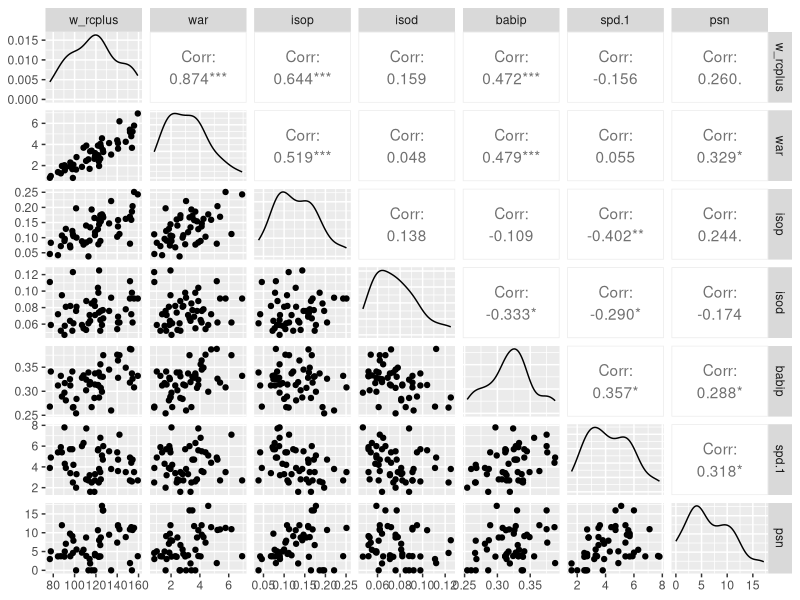
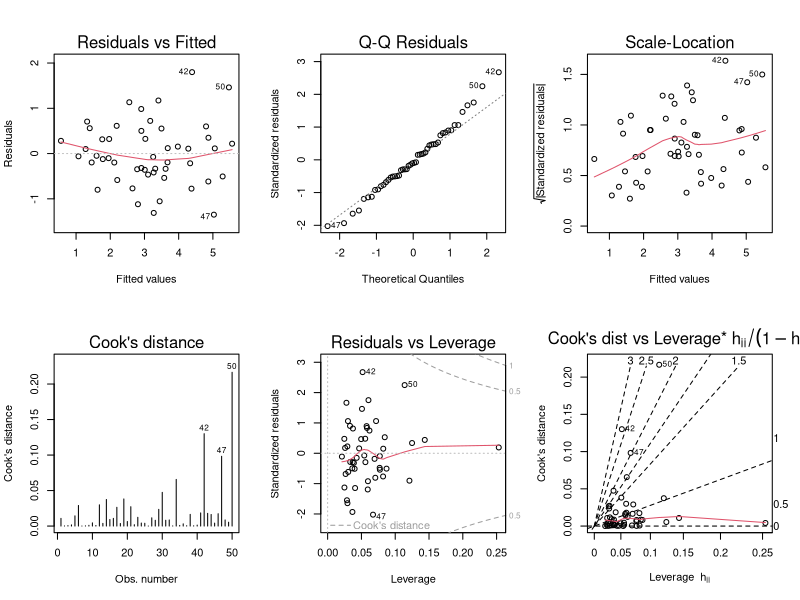
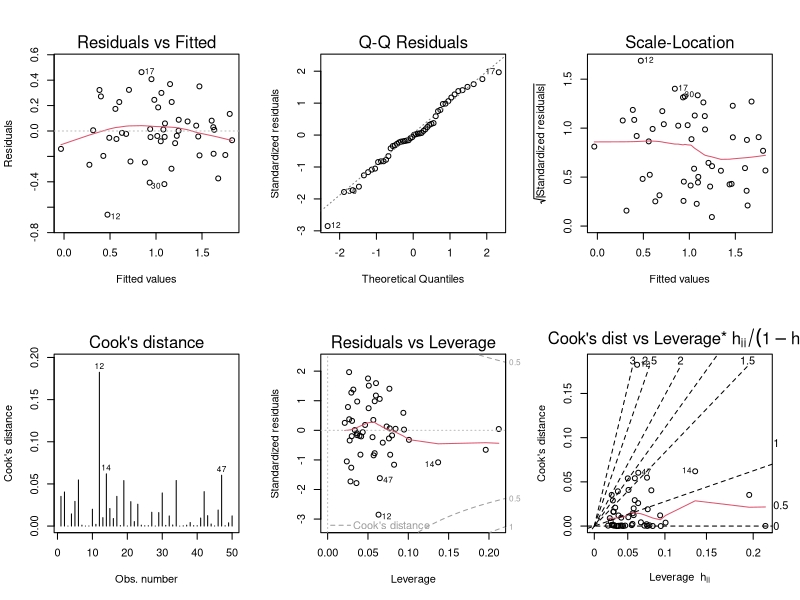

Reproduce these figures in R, in order. (Note: this script raises an error after producing the figures.)
#packages required
install.packages('car')
install.packages('ggplot2')
install.packages('GGally')
install.packages('lmtest')

library(car)
library(ggplot2)
library(GGally)
library(lmtest)

#working directory
setwd('C:\\Users\\Finance_Analytics\\WARAnalysis')
setwd('C:\\Users\\esteb\\Documents\\GitHub\\WARAnalysis-KBO2023\\WARAnalysis_Cleaned_v0.2')
Dataset_WARAnalysis_v0.1 <- read.csv('Dataset_WARAnalysis_v0.1.csv')

#prototype models

#model 0.1 series

LM_Prototype_WARAnalysis_v0.1.1 <- lm(war~batting_average+on_base_percentage+slugging_percentage, data=Dataset_WARAnalysis_v0.1)
summary(LM_Prototype_WARAnalysis_v0.1.1)
vif(LM_Prototype_WARAnalysis_v0.1.1)
saveRDS(LM_Prototype_WARAnalysis_v0.1.1, file='C:\\Users\\Finance_Analytics\\WARAnalysis\\LM_Prototype_WARAnalysis_v0.1.1.rds')
#insignificant because of batting_average

LM_Prototype_WARAnalysis_v0.1.2 <- lm(war~hr_ratio+bb_ratio+isop+isod+babip+spd+psn+w_oba+w_rc_27o_pf+w_raa_pf, data=Dataset_WARAnalysis_v0.1)
summary(LM_Prototype_WARAnalysis_v0.1.2)
vif(LM_Prototype_WARAnalysis_v0.1.2)
saveRDS(LM_Prototype_WARAnalysis_v0.1.2, file='C:\\Users\\Finance_Analytics\\WARAnalysis\\LM_Prototype_WARAnalysis_v0.1.2.rds')
#insignificant

LM_Prototype_WARAnalysis_v0.1.3 <- lm(war~isop+isod+babip+spd+psn+w_rcplus, data=Dataset_WARAnalysis_v0.1)
summary(LM_Prototype_WARAnalysis_v0.1.3)
vif(LM_Prototype_WARAnalysis_v0.1.3)
ggpairs(Dataset_WARAnalysis_v0.1, c(29,30,36,37,38,39,40))
saveRDS(LM_Prototype_WARAnalysis_v0.1.3, file='C:\\Users\\Finance_Analytics\\WARAnalysis\\LM_Prototype_WARAnalysis_v0.1.3.rds')
#insignificant

LM_Prototype_WARAnalysis_v0.1.4 <- lm(war~w_oba_pf+isop+isod+babip, data=Dataset_WARAnalysis_v0.1)
summary(LM_Prototype_WARAnalysis_v0.1.4)
vif(LM_Prototype_WARAnalysis_v0.1.4)
saveRDS(LM_Prototype_WARAnalysis_v0.1.4, file='C:\\Users\\Finance_Analytics\\WARAnalysis\\LM_Prototype_WARAnalysis_v0.1.4.rds')
#insignificant

LM_Prototype_WARAnalysis_v0.1.5 <- lm(war~on_base_percentage+slugging_percentage, data=Dataset_WARAnalysis_v0.1)
summary(LM_Prototype_WARAnalysis_v0.1.5)
vif(LM_Prototype_WARAnalysis_v0.1.5)
par(mfrow=c(2,3))
plot(LM_Prototype_WARAnalysis_v0.1.5, which=c(1:6))
saveRDS(LM_Prototype_WARAnalysis_v0.1.5, file='C:\\Users\\Finance_Analytics\\WARAnalysis\\LM_Prototype_WARAnalysis_v0.1.5.rds')
#significant


#cleaned dataset 0.1 
Dataset_Cleaned_WARAnalysis_v0.1 <- read.csv('Dataset_Cleaned_WARAnalysis_v0.1.csv')
LM_Cleaned_WARAnalysis_v0.1.1 <- lm(ln_war~ln_on_base_percentage+ln_slugging_percentage, data=Dataset_Cleaned_WARAnalysis_v0.1)
summary(LM_Cleaned_WARAnalysis_v0.1.1)
par(mfrow=c(2,3))
plot(LM_Cleaned_WARAnalysis_v0.1.1, which=c(1:6))
vif(LM_Cleaned_WARAnalysis_v0.1.1)
par(mfrow=c(1,1))
skewness(LM_Cleaned_WARAnalysis_v0.1.1$residuals)
kurtosis(LM_Cleaned_WARAnalysis_v0.1.1$residuals)
saveRDS(LM_Cleaned_WARAnalysis_v0.1.1, file='C:\\Users\\Finance_Analytics\\WARAnalysis\\LM_Cleaned_WARAnalysis_v0.1.1.rds')
#significant, and residual plot's variance is smaller than LM_Prototype_WARAnalysis_v0.1.5

#cleaned dataset 0.2
setwd('C:\\Users\\esteb\\Documents\\GitHub\\WARAnalysis-KBO2023\\WARAnalysis_Cleaned_v0.2')
#model 0.2.1 series(contain all variables)
Dataset_Cleaned_WARAnalysis_v0.2 <- read.csv('Dataset_Cleaned_WARAnalysis_v0.2.csv')
LM_Cleaned_WARAnalysis_v0.2.1 <- lm(war~hits_game+doubles_game+triples_game+homeruns_game+rbi_game
                                    +stolen_game+caught_game+bb_game+hp_game, 
                                    data=Dataset_Cleaned_WARAnalysis_v0.2) #basehits_game is removed because of high multicolinearity
LM_Cleaned_WARAnalysis_v0.2.1l <- lm(ln_war~ln_hits_game+ln_doubles_game+ln_triples_game+ln_homeruns_game
                                     +ln_basehits_game+ln_rbi_game+ln_stolen_game+ln_caught_game+ln_bb_game+ln_hp_game, 
                                     data=Dataset_Cleaned_WARAnalysis_v0.2)
summary(LM_Cleaned_WARAnalysis_v0.2.1)
summary(LM_Cleaned_WARAnalysis_v0.2.1l)
vif(LM_Cleaned_WARAnalysis_v0.2.1)
vif(LM_Cleaned_WARAnalysis_v0.2.1l)
step(LM_Cleaned_WARAnalysis_v0.2.1, direction = 'both')
summary(lm(formula = war ~ hits_game + doubles_game + homeruns_game + 
             stolen_game + bb_game, data = Dataset_Cleaned_WARAnalysis_v0.2))
step(LM_Cleaned_WARAnalysis_v0.2.1l, direction = 'both')
summary(lm(formula = ln_war ~ ln_hits_game + ln_basehits_game + ln_bb_game, 
           data = Dataset_Cleaned_WARAnalysis_v0.2))

saveRDS(LM_Cleaned_WARAnalysis_v0.2.1,file='LM_Cleaned_WARAnalysis_v0.2.1.rds')
saveRDS(LM_Cleaned_WARAnalysis_v0.2.1l,file='LM_Cleaned_WARAnalysis_v0.2.1l.rds')

#model 0.2.2 series(selected variables)

#model 0.2.2a - variables are selected by step method
LM_Cleaned_WARAnalysis_v0.2.2a <- lm(formula = war ~ hits_game + homeruns_game + 
                                       stolen_game + bb_game, data = Dataset_Cleaned_WARAnalysis_v0.2)
LM_Cleaned_WARAnalysis_v0.2.2la <- lm(formula = ln_war ~ ln_hits_game + ln_basehits_game + ln_bb_game, 
                                     data = Dataset_Cleaned_WARAnalysis_v0.2)
summary(LM_Cleaned_WARAnalysis_v0.2.2a)
summary(LM_Cleaned_WARAnalysis_v0.2.2la)
par(mfrow=c(2,3))
plot(LM_Cleaned_WARAnalysis_v0.2.2a, which=c(1:6))
plot(LM_Cleaned_WARAnalysis_v0.2.2la, which=c(1:6))
shapiro.test(LM_Cleaned_WARAnalysis_v0.2.2a$residuals)

saveRDS(LM_Cleaned_WARAnalysis_v0.2.2a,file='LM_Cleaned_WARAnalysis_v0.2.2a.rds')
saveRDS(LM_Cleaned_WARAnalysis_v0.2.2la,file='LM_Cleaned_WARAnalysis_v0.2.2la.rds')

#model 0.2.2b
par(mfrow=c(2,3))
LM_Cleaned_WARAnalysis_v0.2.3 <- lm(war~., data=Dataset_Cleaned_WARAnalysis_v0.2) #don't use; worthless
step(LM_Cleaned_WARAnalysis_v0.2.3, direction = 'both')
LM_Cleaned_WARAnalysis_v0.2.3a <- lm(formula = war ~ ln_hits_game + ln_triples_game + ln_homeruns_game + ln_basehits_game
                                     + ln_bb_game+ln_stolen_game+ln_caught_game+ln_hp_game, data = Dataset_Cleaned_WARAnalysis_v0.2)
summary(LM_Cleaned_WARAnalysis_v0.2.3a)
summary(lm(war~hits_game+doubles_game+triples_game+homeruns_game, 
           data=Dataset_Cleaned_WARAnalysis_v0.2))
LM_Cleaned_WARAnalysis_v0.2.3la <- lm(ln_war~hits_game+doubles_game+triples_game+homeruns_game+rbi_game
                                      +stolen_game+caught_game+bb_game+hp_game, 
                                      data=Dataset_Cleaned_WARAnalysis_v0.2)
summary(LM_Cleaned_WARAnalysis_v0.2.3la)
step(LM_Cleaned_WARAnalysis_v0.2.3la, direction = 'both')
LM_Cleaned_WARAnalysis_v0.2.3lb <- lm(formula = ln_war ~ hits_game + homeruns_game + 
                                        stolen_game + bb_game, data = Dataset_Cleaned_WARAnalysis_v0.2)
summary(LM_Cleaned_WARAnalysis_v0.2.3lb)
plot(LM_Cleaned_WARAnalysis_v0.2.3lb, which=c(1:6))
shapiro.test(LM_Cleaned_WARAnalysis_v0.2.3lb$residuals)

saveRDS(LM_Cleaned_WARAnalysis_v0.2.3a,file='LM_Cleaned_WARAnalysis_v0.2.3a.rds')
saveRDS(LM_Cleaned_WARAnalysis_v0.2.3la,file='LM_Cleaned_WARAnalysis_v0.2.3la.rds')
saveRDS(LM_Cleaned_WARAnalysis_v0.2.3lb,file='LM_Cleaned_WARAnalysis_v0.2.3lb.rds')

#cleaned dataset 0.3
setwd('C:\\Users\\esteb\\Documents\\GitHub\\WARAnalysis-KBO2023\\WARAnalysis_Cleaned_v0.3')
Dataset_Cleaned_WARAnalysis_v0.3 <- read.csv('Dataset_Cleaned_WARAnalysis_v0.3.csv')

#model 0.3.1
LM_Cleaned_WARAnalysis_v0.3.1 <- lm(war~hits_plate+doubles_plate+triples_plate+homeruns_plate
                                    +stolen_plate+caught_plate+bb_plate+hp_plate+strikeouts_plate, data=Dataset_Cleaned_WARAnalysis_v0.3)
LM_Cleaned_WARAnalysis_v0.3.1l <- lm(ln_war~hits_plate+doubles_plate+triples_plate+homeruns_plate
                                    +stolen_plate+caught_plate+bb_plate+hp_plate+strikeouts_plate, data=Dataset_Cleaned_WARAnalysis_v0.3)
summary(LM_Cleaned_WARAnalysis_v0.3.1)
step(LM_Cleaned_WARAnalysis_v0.3.1, direction = 'both')
par(mfrow=c(2,3))
plot(LM_Cleaned_WARAnalysis_v0.3.1, which=c(1:6))

saveRDS(LM_Cleaned_WARAnalysis_v0.3.1,file='LM_Cleaned_WARAnalysis_v0.3.1.rds')
saveRDS(LM_Cleaned_WARAnalysis_v0.3.1l,file='LM_Cleaned_WARAnalysis_v0.3.1l.rds')

#model 0.3.2
LM_Cleaned_WARAnalysis_v0.3.2 <- lm(war~hits_plate+homeruns_plate
                                    +stolen_plate+bb_plate, data=Dataset_Cleaned_WARAnalysis_v0.3)
LM_Cleaned_WARAnalysis_v0.3.2l <- lm(ln_war~hits_plate+homeruns_plate
                                     +stolen_plate+bb_plate, data=Dataset_Cleaned_WARAnalysis_v0.3) #significant, moderate variance of residuals
summary(LM_Cleaned_WARAnalysis_v0.3.2)
summary(LM_Cleaned_WARAnalysis_v0.3.2l)
plot(LM_Cleaned_WARAnalysis_v0.3.2, which=c(1:6))
plot(LM_Cleaned_WARAnalysis_v0.3.2l, which=c(1:6))
shapiro.test(LM_Cleaned_WARAnalysis_v0.3.2l$residuals)

mockset <- Dataset_Cleaned_WARAnalysis_v0.3[-12,]
mockmodel <- LM_Cleaned_WARAnalysis_v0.3.2l <- lm(ln_war~hits_plate+homeruns_plate
                                                  +stolen_plate+bb_plate, data=mockset)
plot(mockmodel, which = c(1:6))

saveRDS(LM_Cleaned_WARAnalysis_v0.3.2,file='LM_Cleaned_WARAnalysis_v0.3.2.rds')
saveRDS(LM_Cleaned_WARAnalysis_v0.3.2l,file='LM_Cleaned_WARAnalysis_v0.3.2l.rds')
